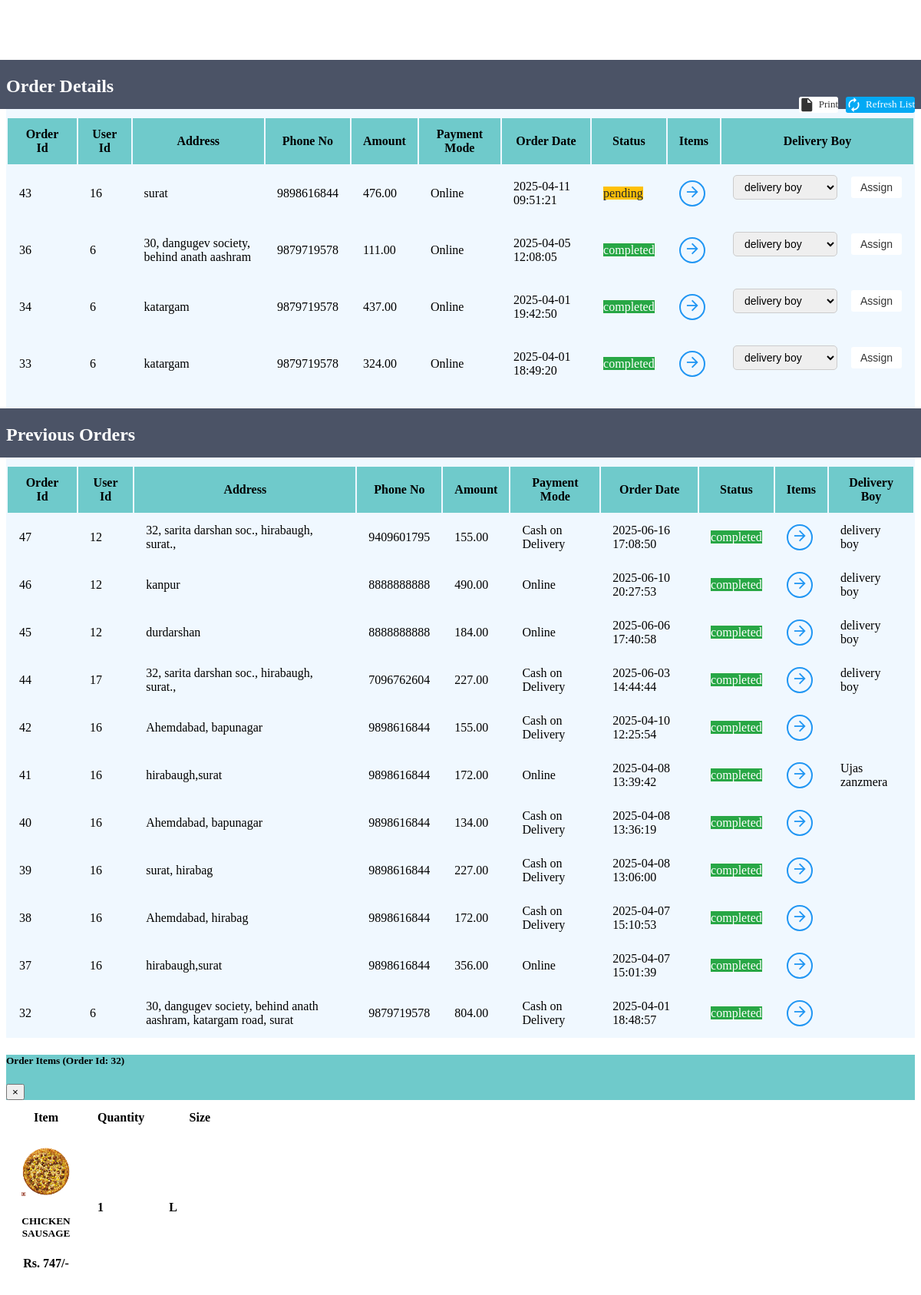
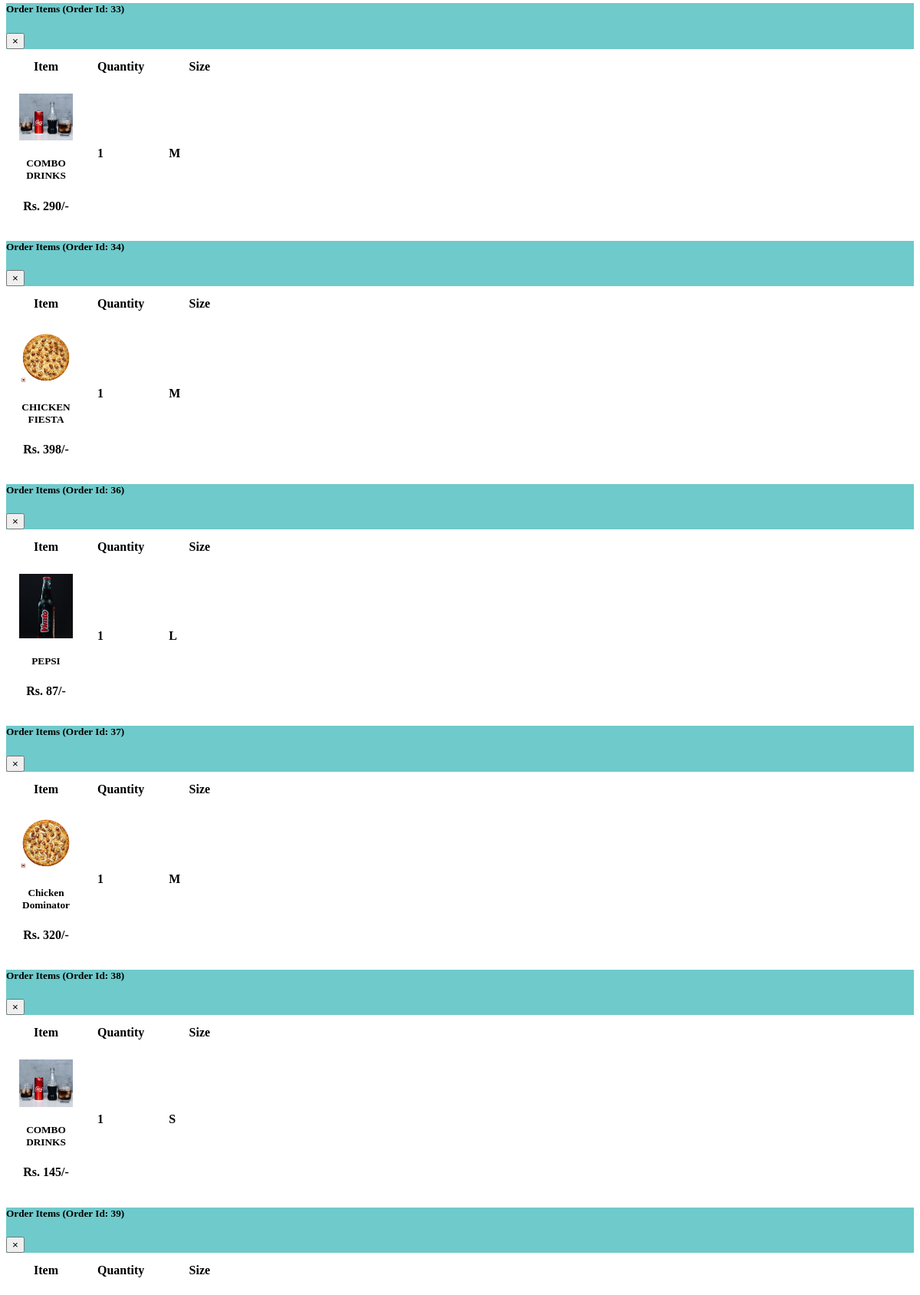
Page /admin/orderManage.php (upper part) on the committed database (2 pictures, top to bottom).
### tables this page shows
CREATE TABLE `orders` (
  `orderId` int(11) NOT NULL,
  `userId` int(21) NOT NULL,
  `address` varchar(255) NOT NULL,
  `zipCode` int(21) NOT NULL,
  `phoneNo` bigint(21) NOT NULL,
  `amount` decimal(10,2) DEFAULT NULL,
  `payment_id` varchar(100) DEFAULT NULL,
  `paymentMode` enum('0','1') NOT NULL DEFAULT '0' COMMENT '0=cod,1=online',
  `orderStatus` enum('0','1','2','3','4','5','6') NOT NULL DEFAULT '0',
  `size` enum('S','M','L') NOT NULL DEFAULT 'M',
  `createdAt` datetime NOT NULL DEFAULT current_timestamp(),
  `status` enum('pending','completed','cancelled') NOT NULL DEFAULT 'pending',
  `delivery_boy_id` int(11) DEFAULT NULL,
  `deliveryTime` int(11) DEFAULT NULL COMMENT 'Delivery time in minutes',
  `finalDeliveryTime` int(11) DEFAULT NULL
);

CREATE TABLE `delivery_boys` (
  `id` int(11) NOT NULL,
  `delivery_boy_name` varchar(50) NOT NULL,
  `first_name` varchar(50) NOT NULL,
  `last_name` varchar(50) NOT NULL,
  `email` varchar(100) NOT NULL,
  `phone` varchar(15) NOT NULL,
  `password` varchar(255) NOT NULL,
  `vehicle_type` varchar(3) DEFAULT NULL,
  `status` enum('pending','approved','rejected') DEFAULT 'pending',
  `created_at` timestamp NOT NULL DEFAULT current_timestamp()
);

CREATE TABLE `orderitems` (
  `id` int(21) NOT NULL,
  `orderId` int(21) NOT NULL,
  `itemId` int(21) NOT NULL,
  `itemQuantity` int(100) NOT NULL,
  `size` varchar(255) NOT NULL DEFAULT 'M',
  `status` enum('available','out_of_stock') NOT NULL DEFAULT 'available'
);

CREATE TABLE `item` (
  `itemId` int(12) NOT NULL,
  `itemName` varchar(255) NOT NULL,
  `itemImage` varchar(255) DEFAULT NULL,
  `itemPrice` int(12) NOT NULL,
  `itemDesc` text NOT NULL,
  `itemCategorieId` int(12) NOT NULL,
  `itemPubDate` datetime NOT NULL DEFAULT current_timestamp(),
  `status` enum('available','unavailable') NOT NULL DEFAULT 'available'
);

### admin/orderManage.php (the view, shortened to what this page needs)
<div class="container" style="margin-top:98px;background: aliceblue;">
    <div class="table-wrapper">
        <div class="table-title" style="border-radius: 14px;">
            <div class="row">
                <div class="col-sm-4">
                    <h2>Order <b>Details</b></h2>
                </div>
                <div class="col-sm-8">
                    <a href="" class="btn btn-primary"><i class="material-icons">&#xE863;</i> <span>Refresh
                            List</span></a>
                    <a href="#" onclick="window.print()" class="btn btn-info"><i class="material-icons">&#xE24D;</i>
                        <span>Print</span></a>
                </div>
            </div>
        </div>
        <table class="table table-striped table-hover text-center position-center">
            <thead style="background-color: rgb(111 202 203);">
                <tr>
                    <th>Order Id</th>
                    <th>User Id</th>
                    <th>Address</th>
                    <th>Phone No</th>
                    <th>Amount</th>
                    <th>Payment Mode</th>
                    <th>Order Date</th>
                    <th>Status</th>
                    <th>Items</th>
                    <th>Delivery Boy</th>
                </tr>
            </thead>
            <tbody>
                <?php
                include '_dbconnect.php';
                $delivery_boys = [];
                $resultBoys = mysqli_query($conn, "SELECT * FROM delivery_boys WHERE status='approved'");
                while ($boy = mysqli_fetch_assoc($resultBoys)) {
                    $delivery_boys[] = $boy;
                }
                $sql = "SELECT * FROM orders WHERE orderStatus NOT IN ('4', '6') ORDER BY orderId DESC";
                $result = mysqli_query($conn, $sql);
                while ($row = mysqli_fetch_assoc($result)) {
                    $orderId = $row['orderId'];
                    $Id = $row['userId'];
                    $address = $row['address'];
                    $phoneNo = $row['phoneNo'];
                    $amount = $row['amount'];
                    $orderDate = $row['createdAt'];
                    $paymentMode = $row['paymentMode'] == 0 ? "Cash on Delivery" : "Online";
                    $orderStatus = $row['orderStatus'];
                    $deliveryBoyId = $row['delivery_boy_id'];
                    $statusText = [
                        "0" => "pending",
                        "1" => "completed",
                        "2" => "pending",
                        "3" => "pending",
                        "4" => "completed",
                        "5" => "cancelled",
                        "6" => "cancelled"
                    ];
                    $badgeClass = '';
                    if ($orderStatus == 4 || $orderStatus == 1) {
                        $badgeClass = 'badge-success';
                    } elseif ($orderStatus == 5 || $orderStatus == 6) {
                        $badgeClass = 'badge-danger';
                    } else {
                        $badgeClass = 'badge-warning';
                    }
                    echo '<tr>
                                <td>' . $orderId . '</td>
                                <td>' . $Id . '</td>
                                <td data-toggle="tooltip" title="' . $address . '">' . $address . '</td>
                                <td>' . $phoneNo . '</td>
                                <td>' . $amount . '</td>
                                <td>' . $paymentMode . '</td>
                                <td>' . $orderDate . '</td>
                                <td><span class="badge ' . $badgeClass . '">' . $statusText[$orderStatus] . '</span></td>
                                <td><a href="#" data-toggle="modal" data-target="#orderItem' . $orderId . '" class="view"><i class="material-icons">&#xE5C8;</i></a></td>
                                <td>
                                    <form action="partials/assign_delivery.php" method="POST">
                                        <input type="hidden" name="order_id" value="' . $orderId . '">
                                        <select name="delivery_boy_id" class="form-control" required>
                                            <option value="">Select</option>';
                    foreach ($delivery_boys as $boy) {
                        $selected = ($boy['id'] == $deliveryBoyId) ? "selected" : "";
                        echo '<option value="' . $boy['id'] . '" ' . $selected . '>' . $boy['first_name'] . ' ' . $boy['last_name'] . '</option>';
                    }
                    echo '</select>
                                        <button type="submit" class="btn btn-sm btn-success">Assign</button>
                                    </form>
                                </td>
                                </tr>';
                }
                ?>
            </tbody>
        </table>
    </div>
    <div class="table-title" style="border-radius: 14px; margin-top: 20px;">
        <h2>Previous <b>Orders</b></h2>
    </div>
    <table class="table table-striped table-hover text-center position-center">
        <thead style="background-color: rgb(111 202 203);">
            <tr>
                <th>Order Id</th>
                <th>User Id</th>
                <th>Address</th>
                <th>Phone No</th>
                <th>Amount</th>
                <th>Payment Mode</th>
                <th>Order Date</th>
                <th>Status</th>
                <th>Items</th>
                <th>Delivery Boy</th>
            </tr>
        </thead>
        <tbody>
            <?php
            $previousSql = "SELECT * FROM orders WHERE orderStatus IN ('4', '6') ORDER BY orderId DESC";
            $previousResult = mysqli_query($conn, $previousSql);
            while ($row = mysqli_fetch_assoc($previousResult)) {
                $orderId = $row['orderId'];
                $Id = $row['userId'];
                $address = $row['address'];
                $phoneNo = $row['phoneNo'];
                $amount = $row['amount'];
                $orderDate = $row['createdAt'];
                $paymentMode = $row['paymentMode'] == 0 ? "Cash on Delivery" : "Online";
                $orderStatus = $row['orderStatus'];
                $deliveryBoyId = $row['delivery_boy_id'];
                $statusText = [
                    "0" => "pending",
                    "1" => "completed",
                    "2" => "pending",
                    "3" => "pending",
                    "4" => "completed",
                    "5" => "cancelled",
                    "6" => "cancelled"
                ];
                $badgeClass = '';
                if ($orderStatus == 4 || $orderStatus == 1) {
                    $badgeClass = 'badge-success';
                } elseif ($orderStatus == 5 || $orderStatus == 6) {
                    $badgeClass = 'badge-danger';
                } else {
                    $badgeClass = 'badge-warning';
                }
                $deliveryBoyName = '';
                if ($deliveryBoyId) {
                    $deliveryBoySql = "SELECT first_name, last_name FROM delivery_boys WHERE id = '$deliveryBoyId'";
                    $deliveryBoyResult = mysqli_query($conn, $deliveryBoySql);
                    if ($deliveryBoyRow = mysqli_fetch_assoc($deliveryBoyResult)) {
                        $deliveryBoyName = $deliveryBoyRow['first_name'] . ' ' . $deliveryBoyRow['last_name'];
                    }
                }
                echo '<tr>
                    <td>' . $orderId . '</td>
                    <td>' . $Id . '</td>
                    <td data-toggle="tooltip" title="' . $address . '">' . $address . '</td>
                    <td>' . $phoneNo . '</td>
                    <td>' . $amount . '</td>
                    <td>' . $paymentMode . '</td>
                    <td>' . $orderDate . '</td>
                    <td><span class="badge ' . $badgeClass . '">' . $statusText[$orderStatus] . '</span></td>
                    <td><a href="#" data-toggle="modal" data-target="#orderItem' . $orderId . '" class="view"><i class="material-icons">&#xE5C8;</i></a></td>
                    <td>' . $deliveryBoyName . '</td>
                </tr>';
            }
            ?>
        </tbody>
    </table>
</div>
<?php
include 'partials/assign_delivery.php';
include 'partials/_orderItemModal.php';
?>

### admin/partials/_orderItemModal.php (shortened to what this page needs)
<?php
$itemModalSql = "SELECT * FROM `orders`";
$itemModalResult = mysqli_query($conn, $itemModalSql);
while($itemModalRow = mysqli_fetch_assoc($itemModalResult)){
    $orderid = $itemModalRow['orderId'];
?>
<div class="modal fade" id="orderItem<?php echo $orderid; ?>" tabindex="-1" role="dialog" aria-labelledby="orderItem<?php echo $orderid; ?>" aria-hidden="true" style="width: -webkit-fill-available;">
    <div class="modal-dialog modal-dialog-centered modal-lg" role="document">
        <div class="modal-content">
            <div class="modal-header" style="background-color: rgb(111 202 203);">
                <h5 class="modal-title" id="orderItem<?php echo $orderid; ?>">Order Items (<b>Order Id: <?php echo $orderid; ?></b>)</h5>
                <button type="button" class="close" data-dismiss="modal" aria-label="Close">
                    <span aria-hidden="true">&times;</span>
                </button>
            </div>
            <div class="modal-body">
                <div class="container">
                    <div class="row">
                        <div class="table-responsive">
                            <table class="table text">
                            <thead>
                                <tr>
                                    <th scope="col" class="border-0 bg-light">
                                        <div class="px-3">Item</div>
                                    </th>
                                    <th scope="col" class="border-0 bg-light">
                                        <div class="text-center">Quantity</div>
                                    </th>
                                    <th scope="col" class="border-0 bg-light">
                                        <div class="text-center">Size</div>
                                    </th>
                                </tr>
                            </thead>
                            <tbody>
                                <?php
                                    $mysql = "SELECT * FROM `orderitems` WHERE orderId = $orderid";
                                    $myresult = mysqli_query($conn, $mysql);
                                    while($myrow = mysqli_fetch_assoc($myresult)){
                                        $itemId = $myrow['itemId'];
                                        $itemQuantity = $myrow['itemQuantity'];
                                        $size = $myrow['size'];
                                        $itemsql = "SELECT * FROM `item` WHERE itemId = $itemId";
                                        $itemresult = mysqli_query($conn, $itemsql);
                                        $itemrow = mysqli_fetch_assoc($itemresult);
                                        $itemName = $itemrow['itemName'];
                                        $itemPrice = $itemrow['itemPrice'];
                                        if ($size == "M") {
                                            $itemPrice *= 2;
                                        } elseif ($size == "L") {
                                            $itemPrice *= 3;
                                        }
                                        echo '<tr>
                                                <th scope="row">
                                                    <div class="p-2">
                                                    <img src="/OnlinePizzaDelivery/img/pizza-'.$itemId. '.jpg" alt="" width="70" class="img-fluid rounded shadow-sm">
                                                    <div class="ml-3 d-inline-block align-middle">
                                                        <h5 class="mb-0"> '.$itemName. '</h5><span class="text-muted font-weight-normal font-italic d-block">Rs. ' .$itemPrice. '/-</span>
                                                    </div>
                                                    </div>
                                                </th>
                                                <td class="align-middle text-center"><strong>' .$itemQuantity. '</strong></td>
                                                <td class="align-middle text-center"><strong>' .$size. '</strong></td>
                                            </tr>';
                                    }
                                ?>
                            </tbody>
                            </table>
                        </div>
                    </div>
                </div>
            </div>
        </div>
    </div>
</div>
<?php
}
?>

### admin/orderManage.php (style rules this page uses)
.table-wrapper .btn { float: right; color: #333; background-color: #fff; border-radius: 3px; border: none; outline: none !important; margin-left: 10px; }
.table-wrapper .btn.btn-primary { color: #fff; background: #03A9F4; }
.table-title .btn { font-size: 13px; border: none; }
.table-title .btn i { float: left; font-size: 21px; margin-right: 5px; }
.table-title .btn span { float: left; margin-top: 2px; }
.table-title { color: #fff; background: #4b5366; padding: 16px 25px; margin: -20px -25px 10px; border-radius: 3px 3px 0 0; }
.table-title h2 { margin: 5px 0 0; font-size: 24px; }
table.table tr th, table.table tr td { border-color: #e9e9e9; padding: 12px 15px; vertical-align: middle; }
table.table tr th:first-child { width: 60px; }
table.table tr th:last-child { width: 80px; }
table.table td a { font-weight: bold; color: #566787; display: inline-block; text-decoration: none; }
table.table td a.view { width: 30px; height: 30px; color: #2196F3; border: 2px solid; border-radius: 30px; text-align: center; }
table.table td a.view i { font-size: 22px; margin: 2px 0 0 1px; }
table { counter-reset: section; }
td form { display: flex; align-items: center; gap: 8px; }
td form select { width: auto; min-width: 100px; padding: 6px 10px; border: 1px solid #ccc; border-radius: 5px; font-size: 14px; }
td form button { padding: 6px 12px; font-size: 14px; background-color: #28a745; border: none; color: white; border-radius: 5px; cursor: pointer; transition: background 0.3s ease-in-out; }
.badge-success { background-color: #28a745; color: white; }
.badge-warning { background-color: #ffc107; color: #212529; }

### rows in the picture
orders: orderId "43", userId "16", address "surat", phoneNo "9898616844", amount "476.00", paymentMode "Online", createdAt "2025-04-11 09:51:21", status "pending"
orders: orderId "36", userId "6", address "30, dangugev society, behind anath aashram", phoneNo "9879719578", amount "111.00", paymentMode "Online", createdAt "2025-04-05 12:08:05", orderStatus "completed"
orders: orderId "34", userId "6", address "katargam", phoneNo "9879719578", amount "437.00", paymentMode "Online", createdAt "2025-04-01 19:42:50", orderStatus "completed"
orders: orderId "33", userId "6", address "katargam", phoneNo "9879719578", amount "324.00", paymentMode "Online", createdAt "2025-04-01 18:49:20", orderStatus "completed"
orders: orderId "47", userId "12", address "32, sarita darshan soc., hirabaugh, surat.,", phoneNo "9409601795", amount "155.00", paymentMode "Cash on Delivery", createdAt "2025-06-16 17:08:50", orderStatus "completed", delivery_boy.last_name "delivery boy"
orders: orderId "46", userId "12", address "kanpur", phoneNo "8888888888", amount "490.00", paymentMode "Online", createdAt "2025-06-10 20:27:53", orderStatus "completed", delivery_boy.last_name "delivery boy"
orders: orderId "45", userId "12", address "durdarshan", phoneNo "8888888888", amount "184.00", paymentMode "Online", createdAt "2025-06-06 17:40:58", orderStatus "completed", delivery_boy.last_name "delivery boy"
orders: orderId "44", userId "17", address "32, sarita darshan soc., hirabaugh, surat.,", phoneNo "7096762604", amount "227.00", paymentMode "Cash on Delivery", createdAt "2025-06-03 14:44:44", orderStatus "completed", delivery_boy.last_name "delivery boy"
orders: orderId "42", userId "16", address "Ahemdabad, bapunagar", phoneNo "9898616844", amount "155.00", paymentMode "Cash on Delivery", createdAt "2025-04-10 12:25:54", orderStatus "completed"
orders: orderId "41", userId "16", address "hirabaugh,surat", phoneNo "9898616844", amount "172.00", paymentMode "Online", createdAt "2025-04-08 13:39:42", orderStatus "completed", delivery_boy.last_name "Ujas zanzmera"
orders: orderId "40", userId "16", address "Ahemdabad, bapunagar", phoneNo "9898616844", amount "134.00", paymentMode "Cash on Delivery", createdAt "2025-04-08 13:36:19", orderStatus "completed"
orders: orderId "39", userId "16", address "surat, hirabag", phoneNo "9898616844", amount "227.00", paymentMode "Cash on Delivery", createdAt "2025-04-08 13:06:00", orderStatus "completed"
orders: orderId "38", userId "16", address "Ahemdabad, hirabag", phoneNo "9898616844", amount "172.00", paymentMode "Cash on Delivery", createdAt "2025-04-07 15:10:53", orderStatus "completed"
orders: orderId "37", userId "16", address "hirabaugh,surat", phoneNo "9898616844", amount "356.00", paymentMode "Online", createdAt "2025-04-07 15:01:39", orderStatus "completed"
orders: orderId "32", userId "6", address "30, dangugev society, behind anath aashram, katargam road, surat", phoneNo "9879719578", amount "804.00", paymentMode "Cash on Delivery", createdAt "2025-04-01 18:48:57", orderStatus "completed"
orderitems: shows a picture, itemId.itemName "CHICKEN SAUSAGE", itemPrice "747", itemQuantity "1", size "L"
orderitems: itemId.itemName "COMBO DRINKS", itemPrice "290", itemQuantity "1", size "M"
orderitems: shows a picture, itemId.itemName "CHICKEN FIESTA", itemPrice "398", itemQuantity "1", size "M"
orderitems: shows a picture, itemId.itemName "PEPSI", itemPrice "87", itemQuantity "1", size "L"
orderitems: shows a picture, itemId.itemName "Chicken Dominator", itemPrice "320", itemQuantity "1", size "M"
orderitems: itemId.itemName "COMBO DRINKS", itemId.itemPrice "145", itemQuantity "1", size "S"

### other values in the picture
form field delivery_boy_id "delivery boy"
